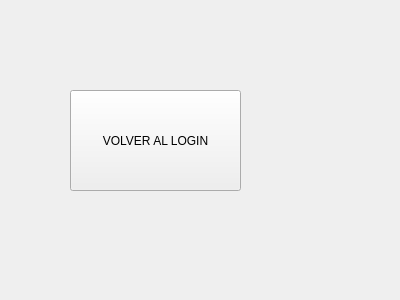
<?xml version="1.0" encoding="UTF-8"?>
<ui version="4.0">
 <class>Ventana</class>
 <widget class="QWidget" name="Ventana">
  <property name="geometry">
   <rect>
    <x>0</x>
    <y>0</y>
    <width>400</width>
    <height>300</height>
   </rect>
  </property>
  <property name="windowTitle">
   <string>Form</string>
  </property>
  <widget class="QPushButton" name="pbVolver">
   <property name="geometry">
    <rect>
     <x>70</x>
     <y>90</y>
     <width>171</width>
     <height>101</height>
    </rect>
   </property>
   <property name="text">
    <string>VOLVER AL LOGIN</string>
   </property>
  </widget>
 </widget>
 <resources/>
 <connections/>
</ui>
